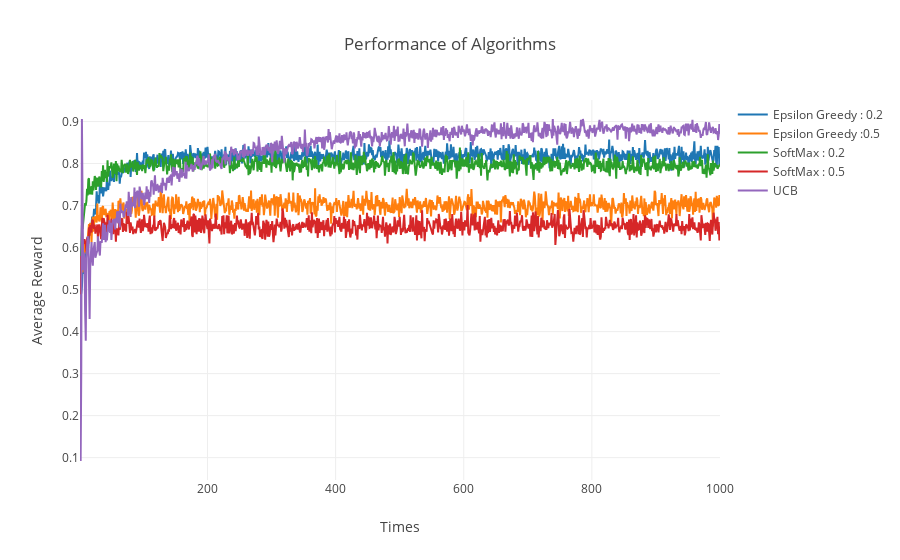

Notebook code cell kept with this figure:
### Markdown cell above
### Visualize

### Code cell
average_rewards(result_list,  
                ["Epsilon Greedy : 0.2", "Epsilon Greedy :0.5", 
                 "SoftMax : 0.2", "SoftMax : 0.5", "UCB"])

### Figure 1 — Plotly figure (JSON) as saved in the notebook; plotly's stock layout.template omitted (floating-point values rounded to 4 significant figures; data arrays with more than 128 entries replaced by an {"elided": "..."} marker saying what was removed)
{"data": [{"mode": "lines", "name": "Epsilon Greedy : 0.2", "type": "scatter", "uid": "922f4c", "x": {"elided": "1000 int values"}, "y": {"elided": "1000 float values"}}, {"mode": "lines", "name": "Epsilon Greedy :0.5", "type": "scatter", "uid": "bd206e", "x": {"elided": "1000 int values"}, "y": {"elided": "1000 float values"}}, {"mode": "lines", "name": "SoftMax : 0.2", "type": "scatter", "uid": "60919d", "x": {"elided": "1000 int values"}, "y": {"elided": "1000 float values"}}, {"mode": "lines", "name": "SoftMax : 0.5", "type": "scatter", "uid": "d62f85", "x": {"elided": "1000 int values"}, "y": {"elided": "1000 float values"}}, {"mode": "lines", "name": "UCB", "type": "scatter", "uid": "7d9eb9", "x": {"elided": "1000 int values"}, "y": {"elided": "1000 float values"}}], "layout": {"title": "Performance of Algorithms", "xaxis": {"autorange": true, "range": [1, 1000], "title": "Times", "type": "linear"}, "yaxis": {"autorange": true, "range": [0.04678, 0.9512], "title": "Average Reward", "type": "linear"}}}
